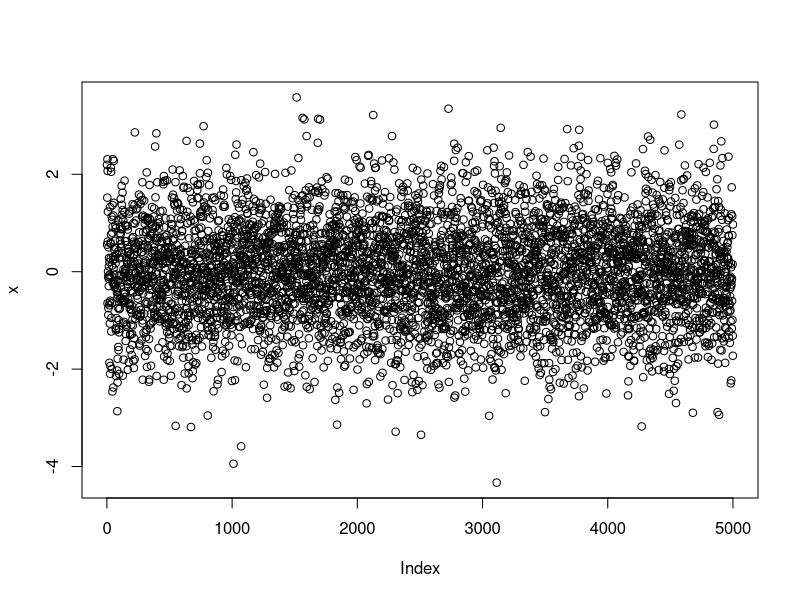
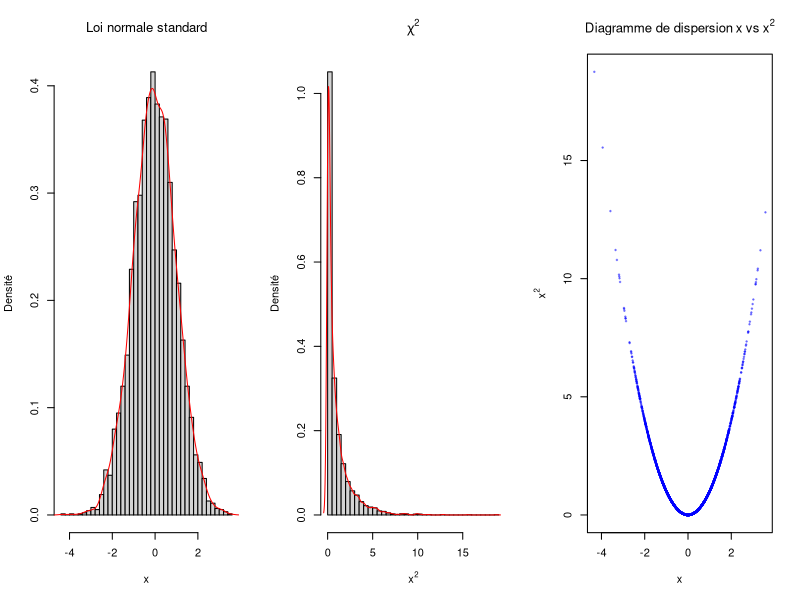

Generate these figures, in order, with R:


x <- rnorm(5000)
xx <- x * x

plot(x = x)

par(mfrow=c(1,3))

hist(x
    , breaks = 50
    , probability = "true"
    , main = expression("Loi normale standard")
    , ylab = expression("Densité"))

lines(density(x),col="red")

hist(xx
    , breaks = 50
    , probability = "true"
    , main = expression(chi^{2})
    , xlab = expression(x^{2})
    , ylab = expression("Densité"))

lines(density(xx),col="red")

plot ( x
     , xx
     , pch=10
     , cex=.3
     , xlab = expression(x)
     , ylab = expression(x^{2})
     , main = expression( "Diagramme de dispersion" ~ x ~ vs ~ x^{2} )
     , col=rgb(0, 0, 1, 0.3))

cor(x,xx)

